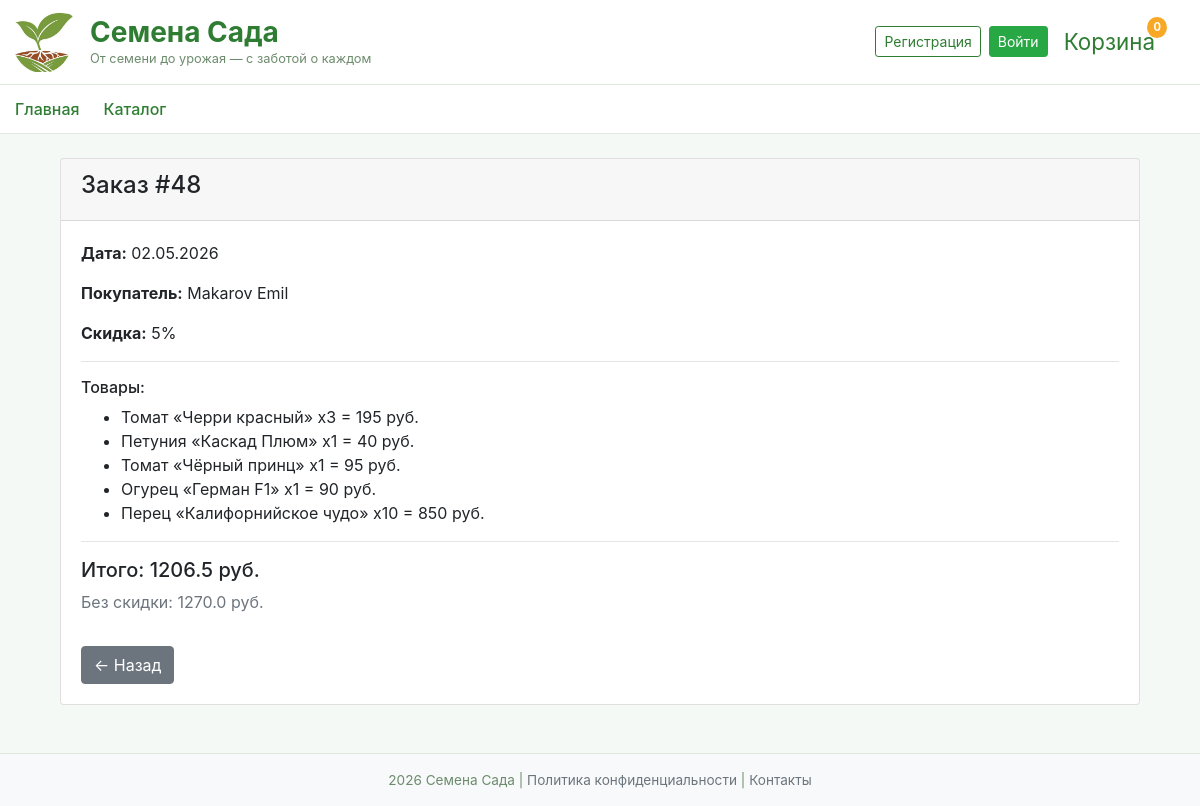
The app's page /order/48 with its own data.
### data/orders.py (models this page shows)
class Order(SqlAlchemyBase, SerializerMixin):
    __tablename__ = 'orders'
    id = sqlalchemy.Column(sqlalchemy.Integer, primary_key=True, autoincrement=True)
    user_id = sqlalchemy.Column(sqlalchemy.Integer, sqlalchemy.ForeignKey('users.id'))
    order_date = sqlalchemy.Column(sqlalchemy.DateTime, default=datetime.datetime.now)
    total_amount = sqlalchemy.Column(sqlalchemy.Integer)
    discount_percent = sqlalchemy.Column(sqlalchemy.Integer)
    user = orm.relationship("User")
    items = orm.relationship("OrderItem", back_populates='order')

### data/users.py (models this page shows, shortened)
class User(SqlAlchemyBase, UserMixin, SerializerMixin):
    __tablename__ = 'users'
    serialize_only = ('id', 'surname', 'name', 'age', 'email', 'hashed_password', 'image_path',
                      'modified_date', 'is_admin', 'total_orders_count', 'total_spent', 'orders')
    id = sqlalchemy.Column(sqlalchemy.Integer, primary_key=True, autoincrement=True)
    surname = sqlalchemy.Column(sqlalchemy.String)
    name = sqlalchemy.Column(sqlalchemy.String)
    age = sqlalchemy.Column(sqlalchemy.Integer)
    email = sqlalchemy.Column(sqlalchemy.String, unique=True)
    hashed_password = sqlalchemy.Column(sqlalchemy.String)
    image_path = sqlalchemy.Column(sqlalchemy.String)
    modified_date = sqlalchemy.Column(sqlalchemy.DateTime, default=datetime.datetime.now)
    is_admin = sqlalchemy.Column(sqlalchemy.Boolean, default=False)
    total_orders_count = sqlalchemy.Column(sqlalchemy.Integer, default=0)
    total_spent = sqlalchemy.Column(sqlalchemy.Integer, default=0)
    orders = orm.relationship("Order", back_populates='user')

### data/order_item.py (models this page shows)
class OrderItem(SqlAlchemyBase, SerializerMixin):
    __tablename__ = 'order_items'
    serialize_only = ('id', 'order_id', 'product_id', 'quantity', 'price_at_moment')
    id = sqlalchemy.Column(sqlalchemy.Integer, primary_key=True, autoincrement=True)
    order_id = sqlalchemy.Column(sqlalchemy.Integer, sqlalchemy.ForeignKey('orders.id'))
    product_id = sqlalchemy.Column(sqlalchemy.Integer, sqlalchemy.ForeignKey('products.id'))
    quantity = sqlalchemy.Column(sqlalchemy.Integer)
    price_at_moment = sqlalchemy.Column(sqlalchemy.Integer)
    product = orm.relationship("Product", back_populates='order_items')
    order = orm.relationship("Order")

### data/products.py (models this page shows)
class Product(SqlAlchemyBase, SerializerMixin):
    __tablename__ = 'products'
    serialize_only = ('id', 'name', 'category_id', 'category.name', 'price', 'stock',
                      'image_path', 'description', 'sowing_month_start', 'sowing_month_end',
                      'difficulty', 'modified_date', 'order_items')
    id = sqlalchemy.Column(sqlalchemy.Integer, primary_key=True, autoincrement=True)
    name = sqlalchemy.Column(sqlalchemy.String)
    category_id = sqlalchemy.Column(sqlalchemy.Integer, sqlalchemy.ForeignKey('categories.id'))
    price = sqlalchemy.Column(sqlalchemy.Integer)
    stock = sqlalchemy.Column(sqlalchemy.Integer)
    image_path = sqlalchemy.Column(sqlalchemy.String)
    description = sqlalchemy.Column(sqlalchemy.String)
    sowing_month_start = sqlalchemy.Column(sqlalchemy.Integer)
    sowing_month_end = sqlalchemy.Column(sqlalchemy.Integer)
    difficulty = sqlalchemy.Column(sqlalchemy.String)
    modified_date = sqlalchemy.Column(sqlalchemy.DateTime, default=datetime.datetime.now)
    order_items = orm.relationship("OrderItem", back_populates='product')
    category = orm.relationship("Category")

### main.py (the view)
@app.route('/order/<int:order_id>')
def order_card(order_id):
    with create_session() as db_sess:
        order = db_sess.query(Order).options(joinedload(Order.user),
            joinedload(Order.items).joinedload(OrderItem.product)
        ) \
            .filter(Order.id == order_id) \
            .first()
        return render_template('order_card.html', title='Карточка заказа', order=order)

### data/db_session.py (called while the page is built)
def create_session() -> Session:
    global __factory
    return __factory()

### main.py (called while the page is built)
@app.context_processor
def cart_count():
    cart = session.get('cart', {})
    count = sum(cart.values())
    return dict(cart_count=count)

### templates/order_card.html
{% extends "base.html" %} {% block content %}
<div class="container mt-4">
  <div class="card">
    <div class="card-header">
      <h4>Заказ #{{ order.id }}</h4>
    </div>
    <div class="card-body">
      <p><strong>Дата:</strong> {{ order.order_date.strftime('%d.%m.%Y') }}</p>
      <p>
        <strong>Покупатель:</strong> {{ order.user.surname }} {{ order.user.name
        }}
      </p>
      <p><strong>Скидка:</strong> {{ order.discount_percent }}%</p>
      <hr />
      <h6>Товары:</h6>
      <ul>
        {% for item in order.items %}
        <li>
          {{ item.product.name }} x{{ item.quantity }} = {{ item.quantity *
          item.price_at_moment }} руб.
        </li>
        {% endfor %}
      </ul>
      <hr />
      <h5>Итого: {{ order.total_amount }} руб.</h5>
      {% if order.discount_percent > 0 %}
      <p class="text-muted">
        Без скидки: {{ (order.total_amount / (1 - order.discount_percent / 100))
        | round(2) }} руб.
      </p>
      {% endif %} {% set back_url = request.args.get('next', '/user_profile') %}
      <a href="{{ back_url }}" class="btn btn-secondary mt-3"> ← Назад </a>
    </div>
  </div>
</div>
{% endblock %}

### static/css/style.css (style rules this page uses)
body { background-color: #f5f9f5; }

### records on screen
Order: id "48", order_date "02.05.2026", discount_percent "5", total_amount "1206.5", total_amount+discount_percent "1270.0"
User: user.surname "Makarov", user.name "Emil"
OrderItem: product.name "Томат «Черри красный»", quantity "3", item.quantity*item.price_at_moment "195"
OrderItem: product.name "Петуния «Каскад Плюм»", quantity "1", item.quantity*item.price_at_moment "40"
OrderItem: product.name "Томат «Чёрный принц»", quantity "1", item.quantity*item.price_at_moment "95"
OrderItem: product.name "Огурец «Герман F1»", quantity "1", item.quantity*item.price_at_moment "90"
OrderItem: product.name "Перец «Калифорнийское чудо»", quantity "10", item.quantity*item.price_at_moment "850"

### other values on screen
{{ cart_count|default(0) }} "0"
